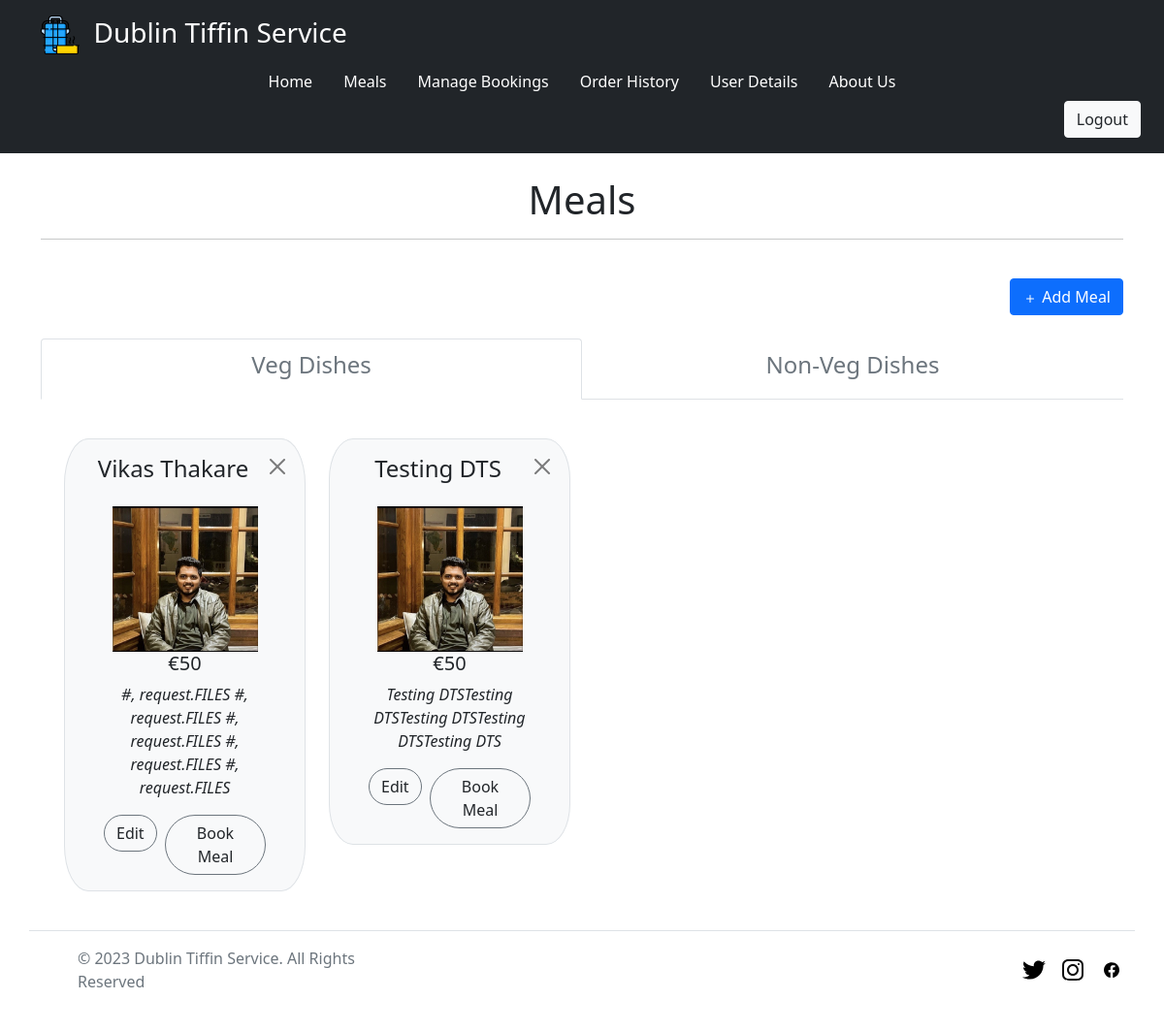
/meals/ (signed in), run on an earlier commit of the app's database.
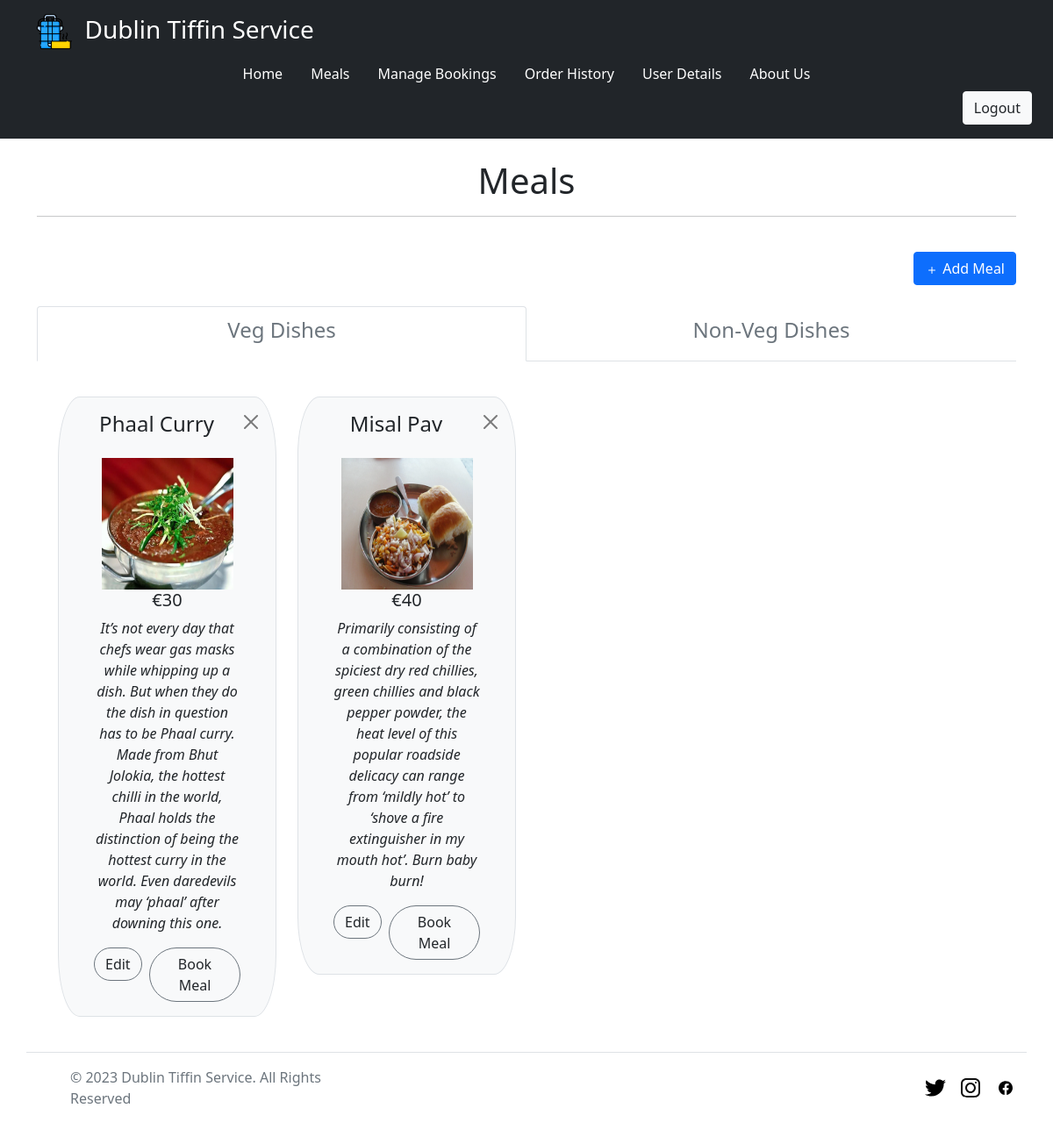
And on a later commit of the database.
### meals/models.py (models this page shows, shortened)
class Meals(models.Model):
    name = models.CharField(max_length=100)
    description = models.TextField()
    cost = models.IntegerField()
    image = models.ImageField(upload_to="static/meal_images/")
    is_veg = models.BooleanField()

### meals/views.py (the view)
# urls.py: path('meals/', include('meals.urls')),
@login_required
@require_http_methods(["GET", "POST"])
def meals(request):
    try:
        if request.method == 'GET':
            veg_meal = Meals.objects.filter(is_veg=True)
            nonveg_meal = Meals.objects.filter(is_veg=False)
            return render(request, 'meals/meals.html', {"veg_meal": veg_meal, "nonveg_meal": nonveg_meal })
        if request.method == 'POST':
            return render(request, 'meals/meals.html')
    except Exception:
        return redirect(handler500)

### templates/meals/meals.html (shortened to what this page needs)
{% extends '_partials/base.html' %}
{% block body %}
{% load widget_tweaks %}
{% load static %}
<div class="container">
      <br>
      <h1 class="text-center">Meals</h1>
      <hr>
      <br>
      <form enctype="multipart/form-data" method="POST">
            {% if user.is_superuser %}
            <div class="d-flex justify-content-end">
                  <a href="{% url 'add_meal' %}"><button type="button" class="btn btn-primary" fdprocessedid="3om8bs">
                              <svg xmlns="http://www.w3.org/2000/svg" width="16" height="16" fill="currentColor"
                                    class="bi bi-plus" viewBox="0 0 16 16">
                                    <path
                                          d="M8 4a.5.5 0 0 1 .5.5v3h3a.5.5 0 0 1 0 1h-3v3a.5.5 0 0 1-1 0v-3h-3a.5.5 0 0 1 0-1h3v-3A.5.5 0 0 1 8 4z">
                                    </path>
                              </svg>
                              Add Meal
                        </button></a>
            </div>
            {% endif %}
            <br>
            <ul class="nav nav-tabs nav-justified">
                  <li class="nav-item">
                        <a class="nav-link active" data-bs-toggle="tab" href="#home">
                              <section class="trust-quality my-1">
                                    <div class="row">
                                          <h4 class="text-secondary">Veg Dishes</h4>
                                    </div>
                              </section>
                        </a>
                  </li>
                  <li class="nav-item">
                        <a class="nav-link" data-bs-toggle="tab" href="#menu1">
                              <section class="trust-quality my-1">
                                    <div class="row">
                                          <h4 class="text-secondary">Non-Veg Dishes</h4>
                                    </div>
                              </section>
                        </a>
                  </li>
            </ul>
            <div class="tab-content">
                  <div class="tab-pane container active" id="home">
                        <div class="container overflow-hidden">
                              <div class="row gy-4 my-3">
                                    {% for meal in veg_meal %}
                                    <div class="col-3">
                                          <div class="p-3 border bg-light" style="border-radius: 10%;">
                                                {% if user.is_superuser %}
                                                <a href="{% url 'delete_meal' meal.id %}">
                                                      <div class="float-end">
                                                            <button type="button" class="btn-close"
                                                                  aria-label="Close"></button>
                                                      </div>
                                                </a>
                                                {% endif %}
                                                <h4 class="text-center text-capitalize mb-4">{{ meal.name }}</h4>
                                                <div class="container text-center">
                                                      <img src="/{{ meal.image }}" height="150" width="150"
                                                            alt="Something Went Wrong">
                                                      <div class="d-none d-md-block text-center text-wrap">
                                                            <h5>€{{ meal.cost }}</h5>
                                                            <p class="fst-italic">{{ meal.description }}</p>
                                                      </div>
                                                      <div class="d-flex justify-content-center">
                                                            {% if user.is_superuser %}
                                                            <a href="{% url 'meal_form_add_update' meal.id %}"><button
                                                                        type="button"
                                                                        class="btn rounded-pill btn-outline-secondary text-dark gradient-custom-4 text-body"
                                                                        data-bs-toggle="modal">
                                                                        Edit
                                                                  </button></a>&nbsp;&nbsp;
                                                            {% endif %}
                                                            {% if user.is_authenticated %}
                                                            <button type="button"
                                                                  class="btn rounded-pill btn-outline-secondary text-dark gradient-custom-4 text-body"
                                                                  data-bs-toggle="modal" data-bs-target="#myModal{{ meal.pk }}">
                                                                  Book Meal
                                                            </button>
                                                            {% endif %}
                                                      </div>
                                                </div>
                                          </div>
                                    </div>
                                    {% endfor %}
                              </div>
                        </div>
                  </div>
            </div>
      </form>
</div>
{% endblock %}

### templates/_partials/base.html (shortened to what this page needs)
<!doctype html>
<html lang="en">
  <head>
    <link href="https://cdn.jsdelivr.net/npm/bootstrap@5.0.2/dist/css/bootstrap.min.css" rel="stylesheet">
  </head>
  <body>
    {% include 'includes/header.html' %}
    {% block body %}
    {% endblock %}
    {% include 'includes/footer.html' %}
  </body>
</html>

### templates/includes/header.html
{% load static %}
<header>
    <div class="px-3 py-3 bg-dark text-white">
      <div class="container">
        <h3 class="text-black"> <img width="40" height="40" src="{% static '/images/tiffin.png' %}">&nbsp;&nbsp;Dublin Tiffin Service</h3>
        <div class="align-items-center justify-content-center justify-content-lg-start">
          <ul class="nav col-12 col-lg-auto my-2 justify-content-center my-md-0 text-small">
            <li>
              <a href="{% url 'home' %}" class="nav-link text-white">
                Home
              </a>
            </li>
            <li>
              <a href="{% url 'meals' %}" class="nav-link text-white">
                Meals
              </a>
            </li>
            {% if user.is_authenticated %}
            <li>
              <a href="{% url 'manage_bookings' %}" class="nav-link text-white">
                Manage Bookings
              </a>
            </li>
            <li>
              <a href="{% url 'order_history' %}" class="nav-link text-white">
                Order History
              </a>
            </li>
            <li>
              <a href="{% url 'user_details' %}" class="nav-link text-white">
                User Details
              </a>
            </li>
            {% endif %}
            <li>
              <a href="{% url 'aboutus' %}" class="nav-link text-white">
                About Us
              </a>
          </li>
          </ul>
        </div>
      </div>
      <div class="text-end">
        {% if user.is_authenticated %}
          <a href="{% url 'logout' %}"><button type="button" class="btn btn-light text-dark me-2">Logout</button></a>
        {% else %}
          <a href="{% url 'login' %}"><button type="button" class="btn btn-light text-dark me-2">Login</button></a>
          <a href="{% url 'register' %}"><button type="button" class="btn btn-primary">Register</button></a>
        {% endif %}
      </div>
    </div>
  </header>

### templates/includes/footer.html
{% load static %}
  <footer class="container d-flex flex-wrap justify-content-between align-items-center py-3 my-4 border-top">
    <div class="col-md-4 d-flex align-items-center">
      <a href="/" class="mb-3 me-2 mb-md-0 text-muted text-decoration-none lh-1">
        <svg class="bi" width="30" height="24"><use xlink:href="#bootstrap"></use></svg>
      </a>
      <span class="mb-3 mb-md-0 text-muted">© 2023 Dublin Tiffin Service. All Rights Reserved</span>
    </div>
    <ul class="nav col-md-4 justify-content-end list-unstyled d-flex">
      <li class="ms-3"><a class="text-muted" href="#"><img class="bi" width="24" height="24" src="{% static '/images/twitter.svg' %}"></img></a></li>
      <li class="ms-3"><a class="text-muted" href="#"><img class="bi" width="24" height="24" src="{% static '/images/instagram.svg' %}"></img></a></li>
      <li class="ms-3"><a class="text-muted" href="#"><img class="bi" width="24" height="24" src="{% static '/images/facebook.svg' %}"></img></a></li>
    </ul>
  </footer>

What changed in the data, as far as the page shows it:
removed Meals: name "Vikas Thakare", image (picture), cost "50", description "#, request.FILES #, request.FILES #, request.FILES #, request.FILES #, request.FILES"
removed Meals: name "Testing DTS", image (picture), cost "50", description "Testing DTSTesting DTSTesting DTSTesting DTSTesting DTS"
added Meals: name "Phaal Curry", image (picture), cost "30", description "It’s not every day that chefs wear gas masks while whipping up a dish. But when they do the dish in question has to be Phaal curry. Made from Bhut Jolokia, the hottest chilli in the world, Phaal holds the distinction of being the hottest curry in the world. Even daredevils may ‘phaal’ after downing this one."
added Meals: name "Misal Pav", image (picture), cost "40", description "Primarily consisting of a combination of the spiciest dry red chillies, green chillies and black pepper powder, the heat level of this popular roadside delicacy can range from ‘mildly hot’ to ‘shove a fire extinguisher in my mouth hot’. Burn baby burn!"
